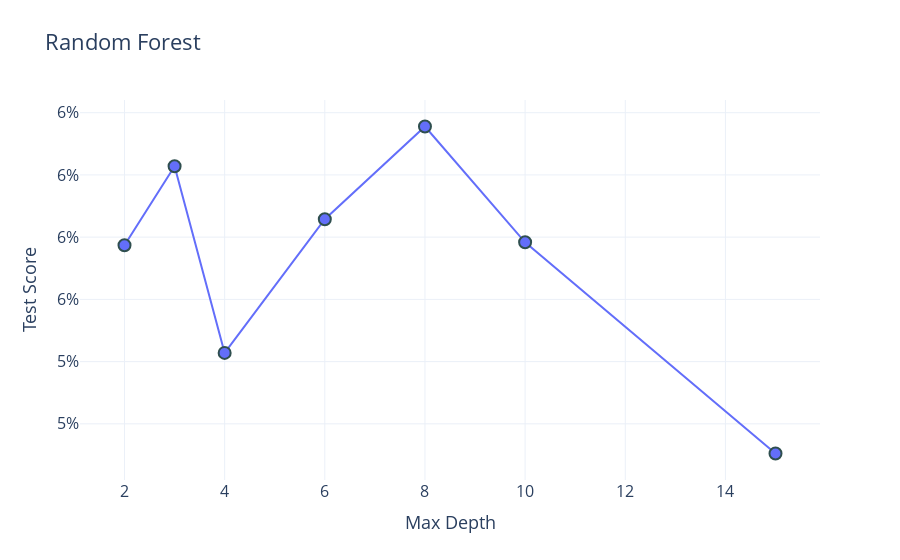

The code cell stored with this chart in its notebook:
### Code cell
trace = go.Scatter(
    x = depths,
    y = scores,
    mode="lines+markers",
    marker=dict(size=12, line=dict(width=2, color="DarkSlateGrey")),
    hovertemplate="""
            max depth = %{x}<br>
            test score = %{y:.1%}<extra></extra>
            """,
)
fig = go.Figure(trace)
fig.update_layout(
    title="Random Forest",
    xaxis_title="Max Depth",
    yaxis_title="Test Score",
    yaxis_tickformat=".0%",
    template="plotly_white",
    xaxis_title_font_size=18,
    yaxis_title_font_size=18,
    font_size=16
)

fig.show()

### Figure 1 — Plotly figure (JSON) as saved in the notebook; plotly's stock layout.template omitted (floating-point values rounded to 4 significant figures)
{"data": [{"hovertemplate": "\n            max depth = %{x}<br>\n            test score = %{y:.1%}<extra></extra>\n            ", "marker": {"line": {"color": "DarkSlateGrey", "width": 2}, "size": 12}, "mode": "lines+markers", "type": "scatter", "x": [2, 3, 4, 6, 8, 10, 15], "y": [0.05587, 0.05714, 0.05414, 0.05629, 0.05778, 0.05592, 0.05252]}], "layout": {"font": {"size": 16}, "title": {"text": "Random Forest"}, "xaxis": {"title": {"font": {"size": 18}, "text": "Max Depth"}}, "yaxis": {"tickformat": ".0%", "title": {"font": {"size": 18}, "text": "Test Score"}}}}
